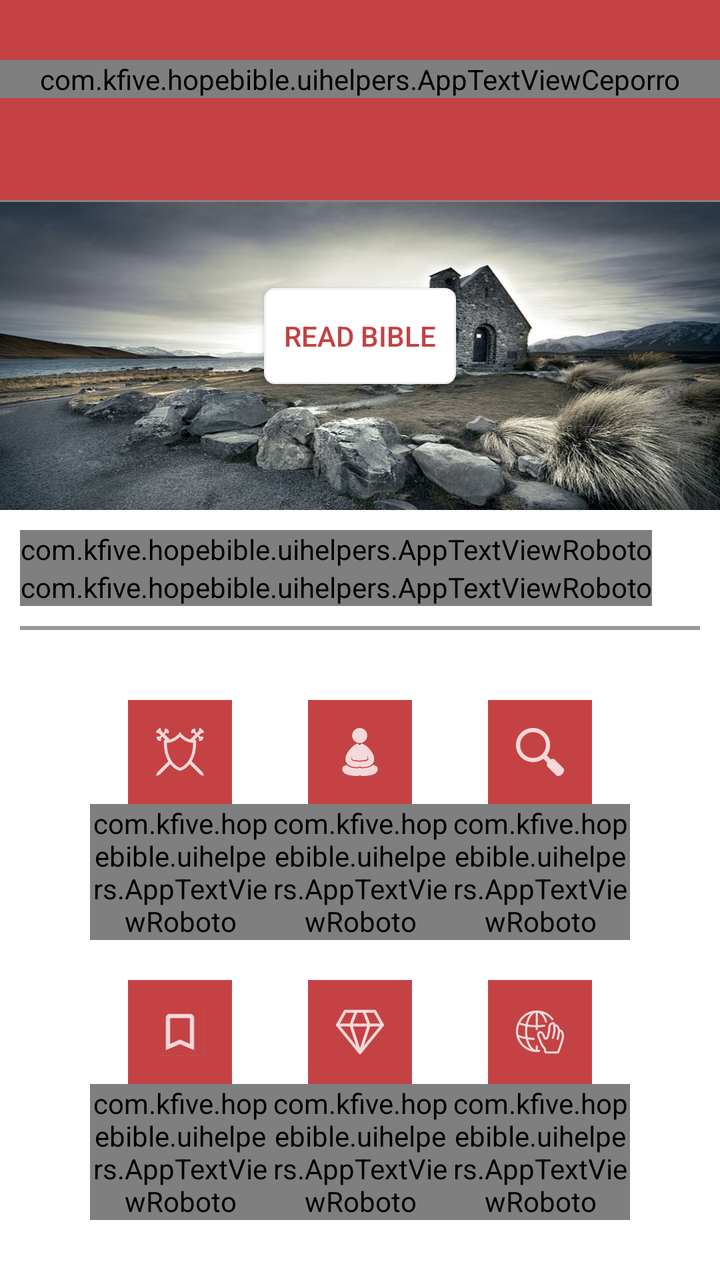
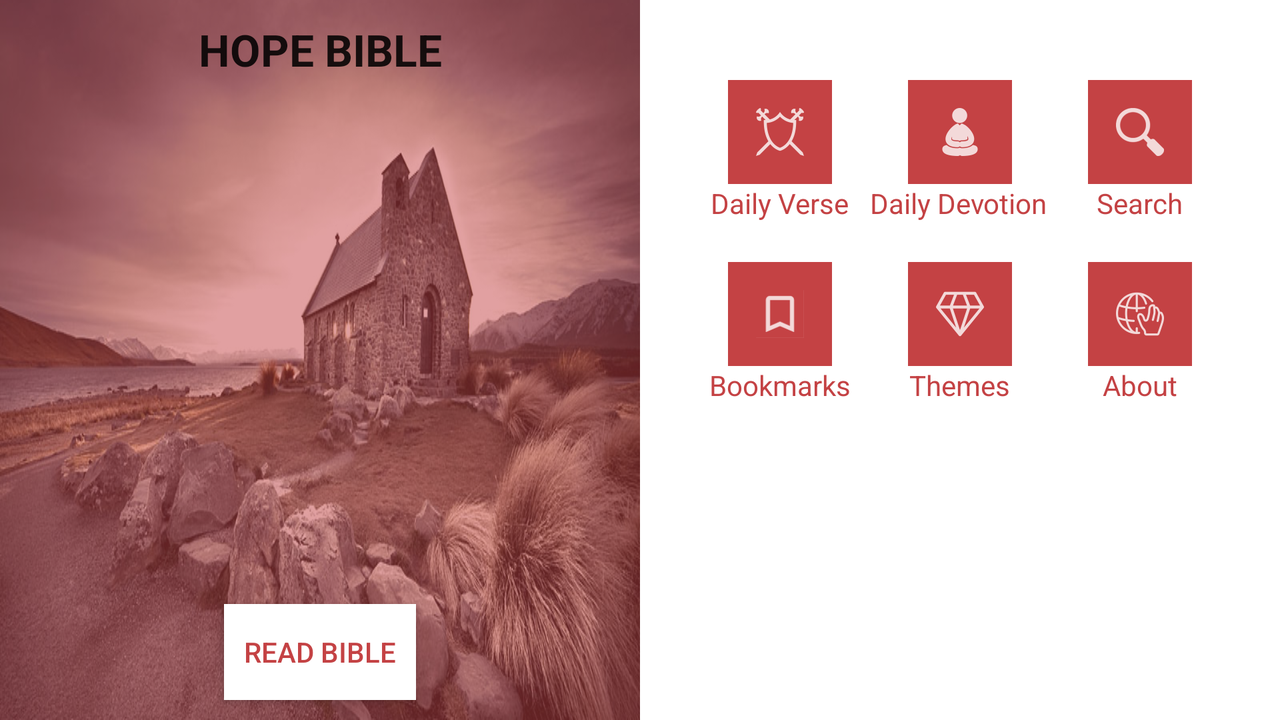

Two renders of one Android screen. The first uses the default layout on a phone; the second uses the alternative layout the repository ships for a different screen configuration, on a matching device. The two XML files are below.
<!-- AndroidManifest.xml: application theme AppTheme -->
<!-- res/layout/activity_hb_home.xml -->
<?xml version="1.0" encoding="utf-8"?>
<LinearLayout
    xmlns:android="http://schemas.android.com/apk/res/android"
    android:id="@+id/apphome"
    android:orientation="vertical"
    android:layout_width="fill_parent"
    android:layout_height="fill_parent"
    android:background="#ffffff"
    android:weightSum="3">

    <LinearLayout
        android:orientation="vertical"
        android:layout_width="match_parent"
        android:layout_height="100dp"
        android:background="@color/redoctober"
        android:id="@+id/hb_hometop">

        <com.kfive.hopebible.uihelpers.AppTextViewCeporro
            android:layout_width="match_parent"
            android:layout_height="wrap_content"
            android:textAppearance="?android:attr/textAppearanceLarge"
            android:text="HOPE BIBLE"
            android:id="@+id/hb_appnametxt"
            android:gravity="center"
            android:textStyle="bold"
            android:layout_marginTop="30dp"
            android:textSize="28dp" />
    </LinearLayout>

    <ImageView
        android:layout_width="fill_parent"
        android:layout_height="1dp"
        android:id="@+id/imageView6"
        android:background="@color/textdark" />

    <FrameLayout
        android:layout_width="match_parent"
        android:layout_height="150dp"
        android:layout_weight="0.5">


        <ImageView
            android:layout_width="fill_parent"
            android:layout_height="fill_parent"
            android:id="@+id/hb_bgimg"
            android:background="@drawable/hbimg_cross"
            android:scaleType="fitXY"
            android:layout_gravity="right|top" />

        <Button
            android:layout_width="wrap_content"
            android:layout_height="wrap_content"
            android:text="Read Bible"
            android:id="@+id/hb_readbiblebtn"
            android:layout_gravity="center"
            android:background="@drawable/hb_button"
            android:textColor="@color/redoctober"
            android:layout_marginBottom="10dp"
            android:paddingLeft="10dp"
            android:paddingRight="10dp"
            android:onClick="onReadBible" />

    </FrameLayout>

    <LinearLayout
        android:orientation="vertical"
        android:layout_width="match_parent"
        android:layout_height="wrap_content"
        android:padding="10dp">

        <com.kfive.hopebible.uihelpers.AppTextViewRoboto
            android:layout_width="wrap_content"
            android:layout_height="wrap_content"
            android:textAppearance="?android:attr/textAppearanceSmall"
            android:text="Last Verse"
            android:id="@+id/hb_txtlastverse"
            android:textColor="@color/redoctober" />

        <com.kfive.hopebible.uihelpers.AppTextViewRoboto
            android:layout_width="wrap_content"
            android:layout_height="wrap_content"
            android:textAppearance="?android:attr/textAppearanceSmall"
            android:text="Romans 5 : 8 &quot;For God Commended his Love for us, whiles we were yet....&quot;"
            android:id="@+id/hb_lvval"
            android:textColor="@color/redoctober"
            android:textSize="13dp"
            android:textStyle="bold"
            android:layout_gravity="top"
            android:singleLine="true" />

        <ImageView
            android:layout_width="fill_parent"
            android:layout_height="2dp"
            android:id="@+id/imageView7"
            android:background="@color/lightgray"
            android:layout_marginTop="10dp" />
    </LinearLayout>

    <LinearLayout
        android:orientation="vertical"
        android:layout_width="match_parent"
        android:layout_height="wrap_content"
        android:layout_weight="1"
        android:layout_gravity="center"
        android:layout_marginTop="15dp">

        <LinearLayout
            android:orientation="horizontal"
            android:layout_width="wrap_content"
            android:layout_height="wrap_content"
            android:layout_marginTop="10dp"
            android:layout_marginBottom="10dp"
            android:layout_gravity="center">

            <LinearLayout
                android:orientation="vertical"
                android:layout_width="90dp"
                android:layout_height="wrap_content"
                android:layout_gravity="center">

                <ImageButton
                    android:layout_width="wrap_content"
                    android:layout_height="wrap_content"
                    android:id="@+id/dailyverse"
                    android:src="@drawable/hb_dailyverse"
                    android:background="@color/redoctober"
                    android:padding="10dp"
                    android:layout_gravity="center"
                    android:onClick="onDailyVerseClick" />

                <com.kfive.hopebible.uihelpers.AppTextViewRoboto
                    android:layout_width="wrap_content"
                    android:layout_height="wrap_content"
                    android:textAppearance="?android:attr/textAppearanceSmall"
                    android:text="Daily Verse"
                    android:id="@+id/hb_dailyverse"
                    android:textColor="@color/lightblack"
                    android:layout_gravity="center" />
            </LinearLayout>

            <LinearLayout
                android:orientation="vertical"
                android:layout_width="90dp"
                android:layout_height="wrap_content"
                android:layout_gravity="center">

                <ImageButton
                    android:layout_width="wrap_content"
                    android:layout_height="wrap_content"
                    android:id="@+id/hb_devotion"
                    android:src="@drawable/hb_meditation"
                    android:background="@color/redoctober"
                    android:padding="10dp"
                    android:layout_gravity="center"
                    android:onClick="onDailyDevotionClick" />

                <com.kfive.hopebible.uihelpers.AppTextViewRoboto
                    android:layout_width="wrap_content"
                    android:layout_height="wrap_content"
                    android:textAppearance="?android:attr/textAppearanceSmall"
                    android:text="Daily Devotion"
                    android:id="@+id/hb_dailydevotion"
                    android:textColor="@color/lightblack" />
            </LinearLayout>

            <LinearLayout
                android:orientation="vertical"
                android:layout_width="90dp"
                android:layout_height="wrap_content"
                android:layout_gravity="center">

                <ImageButton
                    android:layout_width="wrap_content"
                    android:layout_height="wrap_content"
                    android:id="@+id/hb_search"
                    android:src="@drawable/hb_searchmain"
                    android:background="@color/redoctober"
                    android:padding="10dp"
                    android:layout_gravity="center"
                    android:scaleType="center"
                    android:onClick="onSearchClick" />

                <com.kfive.hopebible.uihelpers.AppTextViewRoboto
                    android:layout_width="wrap_content"
                    android:layout_height="wrap_content"
                    android:textAppearance="?android:attr/textAppearanceSmall"
                    android:text="Search"
                    android:id="@+id/hb_searchtxt"
                    android:textColor="@color/lightblack"
                    android:layout_gravity="center" />
            </LinearLayout>
        </LinearLayout>

        <LinearLayout
            android:orientation="horizontal"
            android:layout_width="wrap_content"
            android:layout_height="wrap_content"
            android:layout_gravity="center"
            android:layout_marginTop="10dp"
            android:layout_marginBottom="10dp">

            <LinearLayout
                android:orientation="vertical"
                android:layout_width="90dp"
                android:layout_height="wrap_content">

                <ImageButton
                    android:layout_width="wrap_content"
                    android:layout_height="wrap_content"
                    android:id="@+id/hb_bookmark"
                    android:src="@drawable/hb_bookmark"
                    android:background="@color/redoctober"
                    android:padding="10dp"
                    android:layout_gravity="center"
                    android:onClick="onBookmarkClick" />

                <com.kfive.hopebible.uihelpers.AppTextViewRoboto
                    android:layout_width="wrap_content"
                    android:layout_height="wrap_content"
                    android:textAppearance="?android:attr/textAppearanceSmall"
                    android:text="Bookmarks"
                    android:id="@+id/textView7"
                    android:textColor="@color/lightblack"
                    android:layout_gravity="center" />
            </LinearLayout>

            <LinearLayout
                android:orientation="vertical"
                android:layout_width="90dp"
                android:layout_height="wrap_content"
                android:layout_gravity="center"
                android:layout_marginLeft="0dp">

                <ImageButton
                    android:layout_width="wrap_content"
                    android:layout_height="wrap_content"
                    android:id="@+id/hb_theme"
                    android:src="@drawable/hb_theme"
                    android:background="@color/redoctober"
                    android:padding="10dp"
                    android:layout_gravity="center"
                    android:onClick="onThemeClick" />

                <com.kfive.hopebible.uihelpers.AppTextViewRoboto
                    android:layout_width="wrap_content"
                    android:layout_height="wrap_content"
                    android:textAppearance="?android:attr/textAppearanceSmall"
                    android:text="Themes"
                    android:id="@+id/textView8"
                    android:textColor="@color/lightblack"
                    android:layout_gravity="center" />
            </LinearLayout>

            <LinearLayout
                android:orientation="vertical"
                android:layout_width="90dp"
                android:layout_height="wrap_content"
                android:layout_gravity="center">

                <ImageButton
                    android:layout_width="wrap_content"
                    android:layout_height="wrap_content"
                    android:id="@+id/hb_about"
                    android:src="@drawable/hb_about"
                    android:background="@color/redoctober"
                    android:padding="10dp"
                    android:layout_gravity="center"
                    android:scaleType="center" />

                <com.kfive.hopebible.uihelpers.AppTextViewRoboto
                    android:layout_width="wrap_content"
                    android:layout_height="wrap_content"
                    android:textAppearance="?android:attr/textAppearanceSmall"
                    android:text="About"
                    android:id="@+id/textView9"
                    android:textColor="@color/lightblack"
                    android:layout_gravity="center" />
            </LinearLayout>
        </LinearLayout>
    </LinearLayout>

</LinearLayout>
<!-- resources referenced by this layout -->
<resources>
  <color name="lightblack">#535353</color>
  <color name="lightgray">#999999</color>
  <color name="redoctober">#C44244</color>
  <color name="textdark">#8A8080</color>
  <!-- drawable hb_about: png bitmap (drawable-hdpi, 1223 bytes) -->
  <!-- drawable hb_bookmark: png bitmap (drawable-hdpi, 405 bytes) -->
  <!-- drawable hb_button (drawable-hdpi) -->
  <?xml version="1.0" encoding="utf-8"?>
  <selector xmlns:android="http://schemas.android.com/apk/res/android">
      <item android:state_pressed="true"
          android:drawable="@drawable/hb_btnpressed" /> 
      <item android:state_focused="true"
          android:drawable="@drawable/hb_btnfocused" /> 
      <item android:state_hovered="true"
          android:drawable="@drawable/hb_btnfocused" /> 
      <item android:drawable="@drawable/hb_btnnormal" /> 
  </selector>
  <!-- drawable hb_dailyverse: png bitmap (drawable-hdpi, 854 bytes) -->
  <!-- drawable hb_meditation: png bitmap (drawable-hdpi, 672 bytes) -->
  <!-- drawable hb_searchmain: png bitmap (drawable-hdpi, 721 bytes) -->
  <!-- drawable hb_theme: png bitmap (drawable-hdpi, 893 bytes) -->
  <!-- drawable hbimg_cross: png bitmap (drawable, 503329 bytes) -->
  <!-- drawable hb_btnpressed (drawable-hdpi) -->
  <?xml version="1.0" encoding="utf-8"?>
  <shape xmlns:android="http://schemas.android.com/apk/res/android">
      android:shape="rectangle">
      <gradient android:startColor="#33ffffff"
          android:endColor="#33ffffff"
          android:angle="270"></gradient>
  
      <corners android:radius="3dp"/>
  </shape>
  <!-- drawable hb_btnfocused (drawable-hdpi) -->
  <?xml version="1.0" encoding="utf-8"?>
  <shape xmlns:android="http://schemas.android.com/apk/res/android">
      android:shape="rectangle">
      <gradient android:startColor="#33ffffff"
          android:endColor="#33ffffff"
          android:angle="270"></gradient>
  
      <corners android:radius="3dp"></corners>
  </shape>
  <!-- drawable hb_btnnormal (drawable-hdpi) -->
  <?xml version="1.0" encoding="utf-8"?>
  <shape xmlns:android="http://schemas.android.com/apk/res/android">
  android:shape="rectangle">
      <gradient android:startColor="#ffffff"
          android:endColor="#ffffff"
          android:angle="270"></gradient>
  <corners android:radius="5dp"></corners>
      <stroke android:color="@color/whitepurple" android:width="1dp"/>
  </shape>
  <color name="whitepurple">#fff4eff6</color>
</resources>
<!-- res/layout-land/activity_hb_home.xml (the author's variant of the layout above) -->
<!-- drawn on the phone turned sideways -->
<?xml version="1.0" encoding="utf-8"?>
<LinearLayout
    xmlns:android="http://schemas.android.com/apk/res/android"
    android:id="@+id/apphome"
    android:orientation="horizontal"
    android:layout_width="fill_parent"
    android:layout_height="fill_parent"
    android:background="#ffffff">

    <FrameLayout
        android:layout_width="match_parent"
        android:layout_height="match_parent"
        android:layout_weight="0.5">

        <ImageView
            android:layout_width="fill_parent"
            android:layout_height="fill_parent"
            android:id="@+id/hb_bgimg"
            android:background="@drawable/hbimg_cross"
            android:scaleType="center" />

        <ImageView
            android:layout_width="fill_parent"
            android:layout_height="fill_parent"
            android:id="@+id/hb_bgtheme"
            android:background="@color/redoctober"
            android:alpha="0.5"
            android:adjustViewBounds="false" />

        <TextView
            android:layout_width="match_parent"
            android:layout_height="wrap_content"
            android:textAppearance="?android:attr/textAppearanceLarge"
            android:text="HOPE BIBLE"
            android:id="@+id/hb_appnametxt"
            android:gravity="center"
            android:layout_marginTop="10dp"
            android:textStyle="bold" />

        <Button
            android:layout_width="wrap_content"
            android:layout_height="wrap_content"
            android:text="Read Bible"
            android:id="@+id/hb_readbiblebtn"
            android:layout_gravity="bottom|center_horizontal"
            android:background="@color/white"
            android:textColor="@color/redoctober"
            android:layout_marginBottom="10dp"
            android:paddingLeft="10dp"
            android:paddingRight="10dp"
            android:onClick="onReadBible" />

    </FrameLayout>

    <LinearLayout
        android:orientation="vertical"
        android:layout_width="match_parent"
        android:layout_height="match_parent"
        android:layout_weight="0.5"
        android:layout_gravity="center"
        android:layout_marginTop="20dp">

        <LinearLayout
            android:orientation="horizontal"
            android:layout_width="wrap_content"
            android:layout_height="wrap_content"
            android:layout_marginTop="10dp"
            android:layout_marginBottom="10dp"
            android:layout_gravity="center">

            <LinearLayout
                android:orientation="vertical"
                android:layout_width="90dp"
                android:layout_height="wrap_content"
                android:layout_gravity="center">

                <ImageButton
                    android:layout_width="wrap_content"
                    android:layout_height="wrap_content"
                    android:id="@+id/dailyverse"
                    android:src="@drawable/hb_dailyverse"
                    android:background="@color/redoctober"
                    android:padding="10dp"
                    android:layout_gravity="center" />

                <TextView
                    android:layout_width="wrap_content"
                    android:layout_height="wrap_content"
                    android:textAppearance="?android:attr/textAppearanceSmall"
                    android:text="Daily Verse"
                    android:id="@+id/hb_dailyverse"
                    android:textColor="@color/redoctober"
                    android:layout_gravity="center" />
            </LinearLayout>

            <LinearLayout
                android:orientation="vertical"
                android:layout_width="90dp"
                android:layout_height="wrap_content"
                android:layout_gravity="center">

                <ImageButton
                    android:layout_width="wrap_content"
                    android:layout_height="wrap_content"
                    android:id="@+id/hb_devotion"
                    android:src="@drawable/hb_meditation"
                    android:background="@color/redoctober"
                    android:padding="10dp"
                    android:layout_gravity="center" />

                <TextView
                    android:layout_width="wrap_content"
                    android:layout_height="wrap_content"
                    android:textAppearance="?android:attr/textAppearanceSmall"
                    android:text="Daily Devotion"
                    android:id="@+id/hb_dailydevotion"
                    android:textColor="@color/redoctober" />
            </LinearLayout>

            <LinearLayout
                android:orientation="vertical"
                android:layout_width="90dp"
                android:layout_height="wrap_content"
                android:layout_gravity="center">

                <ImageButton
                    android:layout_width="wrap_content"
                    android:layout_height="wrap_content"
                    android:id="@+id/imageButton2"
                    android:src="@drawable/hb_searchmain"
                    android:background="@color/redoctober"
                    android:padding="10dp"
                    android:layout_gravity="center"
                    android:scaleType="center" />

                <TextView
                    android:layout_width="wrap_content"
                    android:layout_height="wrap_content"
                    android:textAppearance="?android:attr/textAppearanceSmall"
                    android:text="Search"
                    android:id="@+id/hb_searchtxt"
                    android:textColor="@color/redoctober"
                    android:layout_gravity="center" />
            </LinearLayout>
        </LinearLayout>

        <LinearLayout
            android:orientation="horizontal"
            android:layout_width="wrap_content"
            android:layout_height="wrap_content"
            android:layout_gravity="center"
            android:layout_marginTop="10dp"
            android:layout_marginBottom="10dp">

            <LinearLayout
                android:orientation="vertical"
                android:layout_width="90dp"
                android:layout_height="wrap_content">

                <ImageButton
                    android:layout_width="wrap_content"
                    android:layout_height="wrap_content"
                    android:id="@+id/imageButton3"
                    android:src="@drawable/hb_bookmark"
                    android:background="@color/redoctober"
                    android:padding="10dp"
                    android:layout_gravity="center" />

                <TextView
                    android:layout_width="wrap_content"
                    android:layout_height="wrap_content"
                    android:textAppearance="?android:attr/textAppearanceSmall"
                    android:text="Bookmarks"
                    android:id="@+id/textView7"
                    android:textColor="@color/redoctober"
                    android:layout_gravity="center" />
            </LinearLayout>

            <LinearLayout
                android:orientation="vertical"
                android:layout_width="90dp"
                android:layout_height="wrap_content"
                android:layout_gravity="center"
                android:layout_marginLeft="0dp">

                <ImageButton
                    android:layout_width="wrap_content"
                    android:layout_height="wrap_content"
                    android:id="@+id/imageButton4"
                    android:src="@drawable/hb_theme"
                    android:background="@color/redoctober"
                    android:padding="10dp"
                    android:layout_gravity="center" />

                <TextView
                    android:layout_width="wrap_content"
                    android:layout_height="wrap_content"
                    android:textAppearance="?android:attr/textAppearanceSmall"
                    android:text="Themes"
                    android:id="@+id/textView8"
                    android:textColor="@color/redoctober"
                    android:layout_gravity="center" />
            </LinearLayout>

            <LinearLayout
                android:orientation="vertical"
                android:layout_width="90dp"
                android:layout_height="wrap_content"
                android:layout_gravity="center">

                <ImageButton
                    android:layout_width="wrap_content"
                    android:layout_height="wrap_content"
                    android:id="@+id/imageButton5"
                    android:src="@drawable/hb_about"
                    android:background="@color/redoctober"
                    android:padding="10dp"
                    android:layout_gravity="center"
                    android:scaleType="center" />

                <TextView
                    android:layout_width="wrap_content"
                    android:layout_height="wrap_content"
                    android:textAppearance="?android:attr/textAppearanceSmall"
                    android:text="About"
                    android:id="@+id/textView9"
                    android:textColor="@color/redoctober"
                    android:layout_gravity="center" />
            </LinearLayout>
        </LinearLayout>
    </LinearLayout>
</LinearLayout>
<!-- resources referenced by the variant -->
<!-- as the phone turned sideways resolves them -->
<resources>
  <color name="redoctober">#C44244</color>
  <color name="white">#FFFFFF</color>
  <!-- drawable hb_about: png bitmap (drawable-hdpi, 1223 bytes) -->
  <!-- drawable hb_bookmark: png bitmap (drawable-hdpi, 405 bytes) -->
  <!-- drawable hb_dailyverse: png bitmap (drawable-hdpi, 854 bytes) -->
  <!-- drawable hb_meditation: png bitmap (drawable-hdpi, 672 bytes) -->
  <!-- drawable hb_searchmain: png bitmap (drawable-hdpi, 721 bytes) -->
  <!-- drawable hb_theme: png bitmap (drawable-hdpi, 893 bytes) -->
  <!-- drawable hbimg_cross: png bitmap (drawable, 503329 bytes) -->
</resources>
